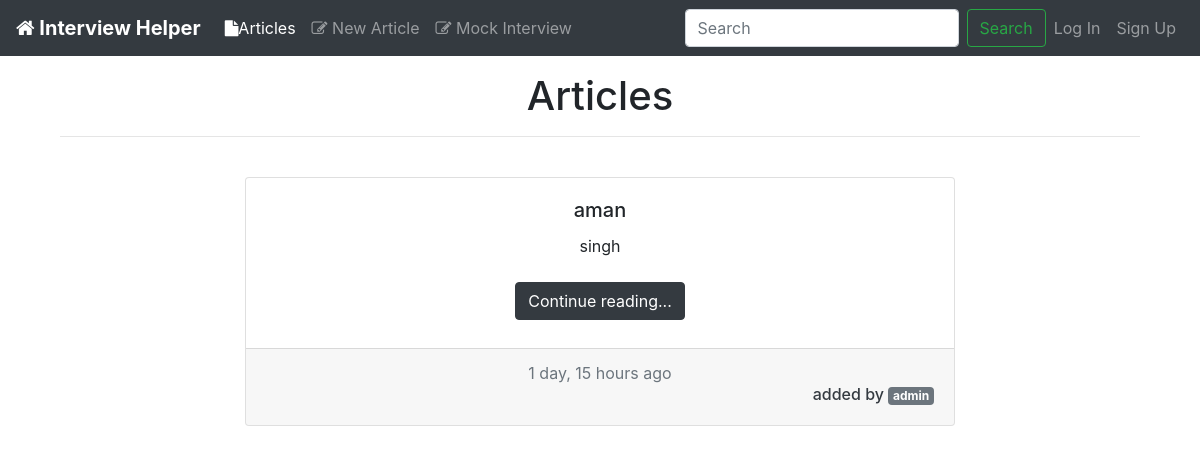
The app's page /, older data.
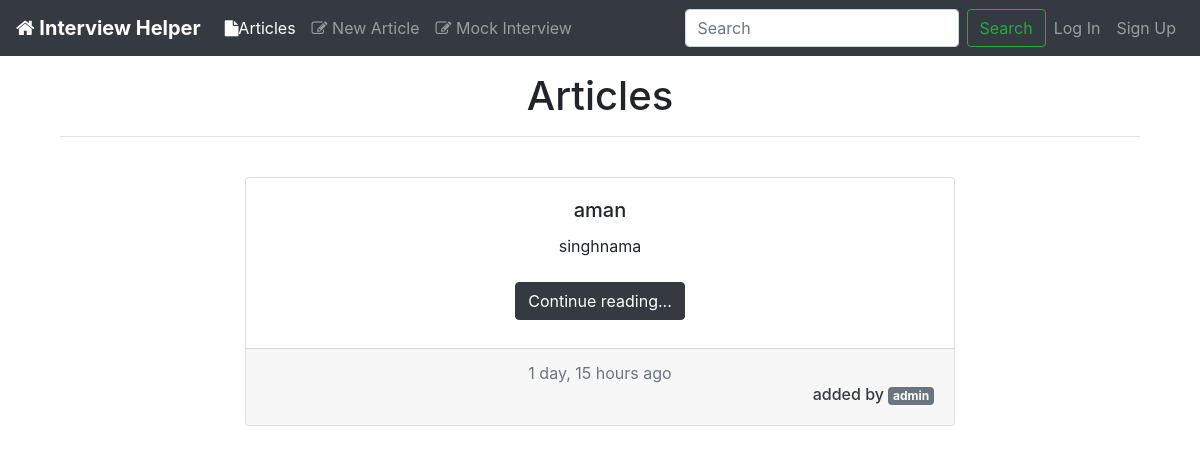
The same page, newer data.
### articles/models.py (models this page shows, shortened)
class Article(models.Model):
    title = models.CharField(max_length=100)
    slug = models.SlugField()
    text = models.TextField()
    date = models.DateTimeField(auto_now_add=True)
    author = models.ForeignKey(CustomUser,on_delete=models.CASCADE,default=None)

### accounts/models.py (models this page shows, shortened)
class CustomUser(AbstractUser):
    username = None
    email = models.EmailField(_('email adress'), unique=True)
    USERNAME_FIELD = 'email'
    name = models.CharField(max_length=255)
    is_active = models.BooleanField(default=True)
    REQUIRED_FIELDS = []
    objects = CustomUserManager()

### firstdev/views.py (the view)
# urls.py: url(r'^$', views.home, name="home"),
def home(request, nouse=0):
    articles = Article.objects.all().order_by('date')
    articles = articles.reverse()
    return render(request, 'articles/article_list.html', {'articles':articles})

### templates/articles/article_list.html
{% extends 'base_layout.html'%}
{% load humanize %}
{% load static%}
{% block activelis %}active{% endblock%}
{% block content %}
<div class="container text-center tex-dark">
  <h1 >Articles</h1>
  <hr>
  <br>
  {% for article in articles %}
  <div class="row">
    <div class="col-lg"></div>
    <div class="col-lg-8">
      <div class="card text-center">
        <div class="card-body">
            <h5 class="card-title">{{article.title}}</h5>
            <div class="card-text preview" style="overflow:auto; height:100%; width:100%;">
              {{article.text|truncatechars_html:500|safe}}
            </div>
            <p class="card-text my-2"><a href="{% url 'articles:details' slug=article.slug%}" class="btn btn-dark">
              Continue reading...
            </a></p>
        </div>
        <div class="card-footer text-muted">
          {{article.date|naturaltime}}
          <a href="{% url 'accounts:profile' email=article.author.email %}">
          <h6 class="text-dark text-right">
            added by <span class="badge badge-secondary">{{article.author.name}}</span>
          </h6></a>
        </div>
      </div>
    </div>
    <div class="col-lg"></div>
  </div>
  <br><br>
  {% endfor %}
</div>
{% endblock %}

Row changes from the older to the newer data that the page shows:
changed Article "aman": text "singh" → "singhnama"
